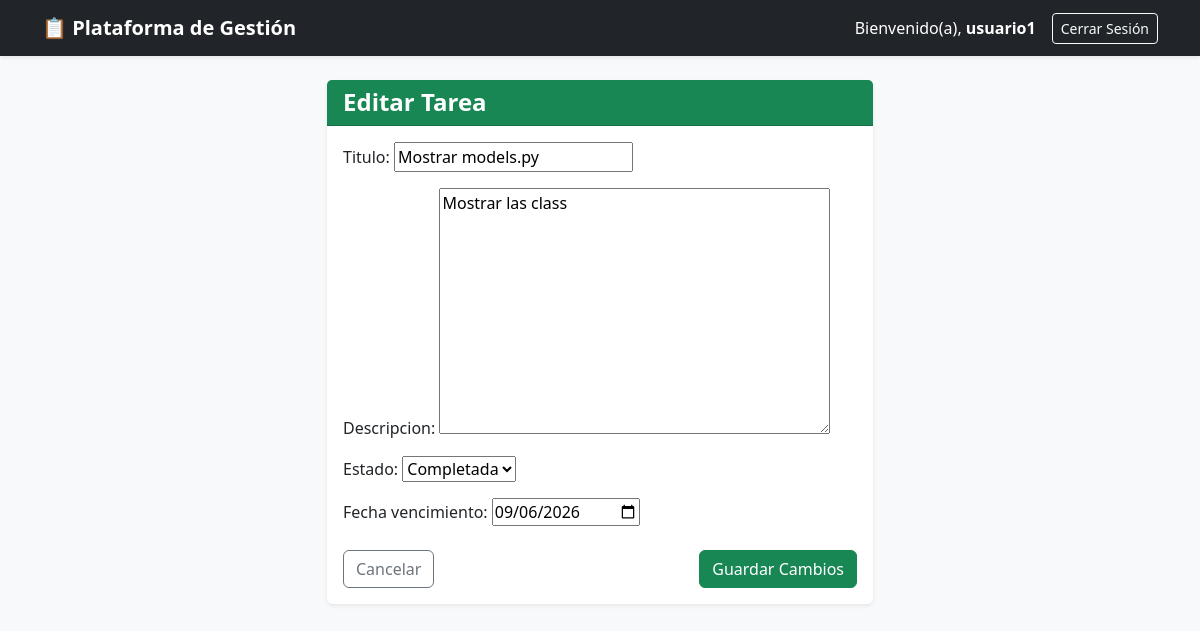
/tarea/8/editar/ (signed in), run on the app's committed database.
### aplicacion_gestion/models.py (models this page shows, shortened)
class Tarea(models.Model):
    ESTADOS = [
        ('PENDIENTE', 'Pendiente'),
        ('EN_PROCESO', 'En Proceso'),
        ('COMPLETADA', 'Completada'),
    ]
    proyecto = models.ForeignKey(Proyecto, on_delete=models.CASCADE, related_name='tareas')
    titulo = models.CharField(max_length=200)
    descripcion = models.TextField(blank=True)
    estado = models.CharField(max_length=20, choices=ESTADOS, default='PENDIENTE')
    fecha_creacion = models.DateField(auto_now_add=True)  # <-- Agrega esta línea
    fecha_vencimiento = models.DateField(null=True, blank=True)

### aplicacion_gestion/views.py (the view)
# urls.py: path('tarea/<int:pk>/editar/', TareaUpdateView.as_view(), name='editar_tarea'),  # <-- Nueva ruta
class TareaUpdateView(LoginRequiredMixin, UpdateView):
    model = Tarea
    form_class = TareaForm
    template_name = 'aplicacion_gestion/tarea_form.html'
    success_url = reverse_lazy('home')
    def get_queryset(self):
        return Tarea.objects.filter(proyecto__usuario=self.request.user)

### aplicacion_gestion/forms.py
class TareaForm(forms.ModelForm):
    class Meta:
        model = Tarea
        fields = ['titulo', 'descripcion', 'estado', 'fecha_vencimiento']
        widgets = {
            'fecha_vencimiento': forms.DateInput(attrs={'type': 'date'}),
        }

### aplicacion_gestion/templates/aplicacion_gestion/tarea_form.html (shortened to what this page needs)
{% extends 'aplicacion_gestion/base.html' %}
{% block content %}
<div class="row justify-content-center">
    <div class="col-md-6">
        <div class="card shadow-sm border-0">
            <div class="card-header bg-success text-white">
                <h4 class="m-0 fw-bold">
                    {% if object %}Editar Tarea{% else %}Crear Nueva Tarea{% endif %}
                </h4>
            </div>
            <div class="card-body">
                <form method="post">
                    <div class="mb-3">
                        {{ form.as_p }}
                    </div>
                    <div class="d-flex justify-content-between mt-4">
                        <a href="{% url 'home' %}" class="btn btn-outline-secondary">Cancelar</a>
                        <button type="submit" class="btn btn-success">Guardar Cambios</button>
                    </div>
                </form>
            </div>
        </div>
    </div>
</div>
{% endblock %}

### aplicacion_gestion/templates/aplicacion_gestion/base.html (shortened to what this page needs)
<!DOCTYPE html>
<html lang="es">
<head>
    <link href="https://cdn.jsdelivr.net/npm/bootstrap@5.3.0/dist/css/bootstrap.min.css" rel="stylesheet">
</head>
<body class="bg-light">
    <nav class="navbar navbar-expand-lg navbar-dark bg-dark mb-4 shadow-sm">
        <div class="container">
            <a class="navbar-brand fw-bold" href="{% url 'home' %}">📋 Plataforma de Gestión</a>
            {% if user.is_authenticated %}
                <div class="d-flex align-items-center text-white">
                    <span class="me-3">Bienvenido(a), <strong>{{ user.username }}</strong></span>
                    <form action="{% url 'logout' %}" method="post" class="m-0">
                        <button type="submit" class="btn btn-outline-light btn-sm">Cerrar Sesión</button>
                    </form>
                </div>
            {% endif %}
        </div>
    </nav>
    <div class="container">
        {% block content %}
        {% endblock %}
    </div>
</body>
</html>

### data on the page
Tarea: titulo "Mostrar models.py", descripcion "Mostrar las class", estado "Completada", fecha_vencimiento "09/06/2026"

### other printed values
{{ user.username }} "usuario1"
